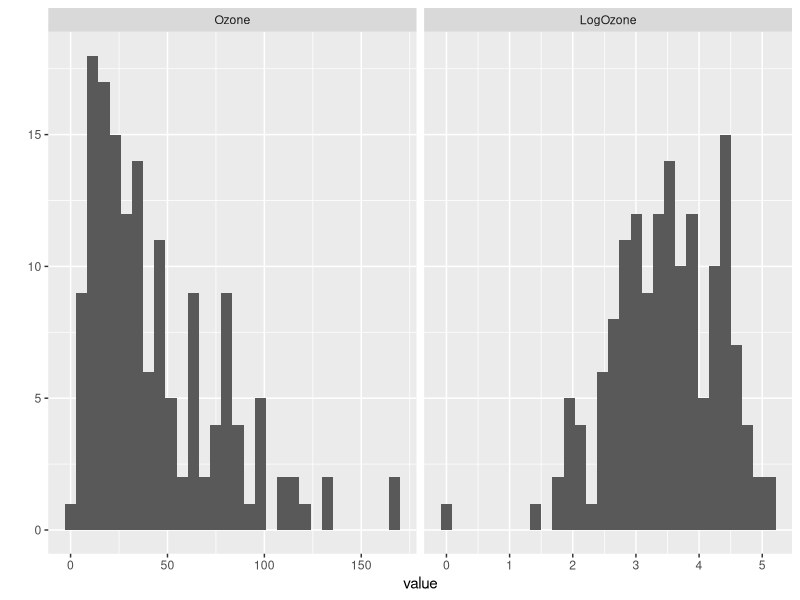
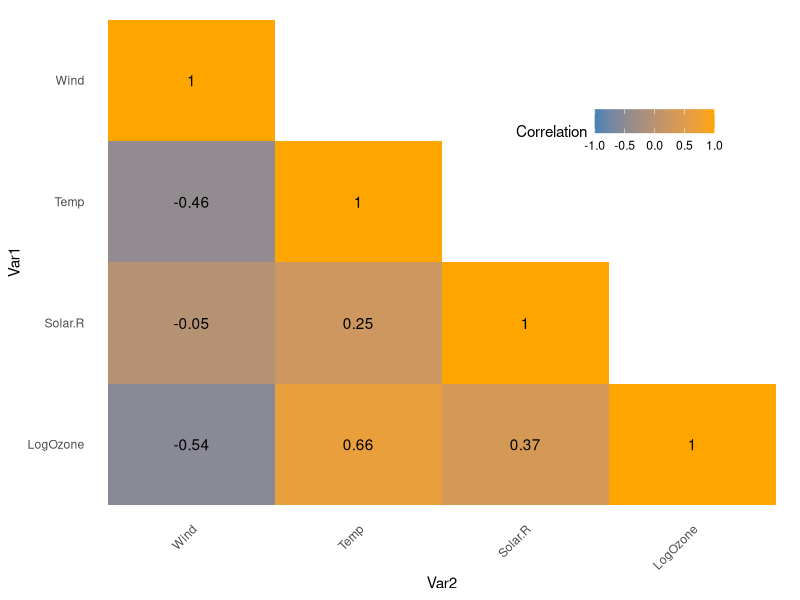
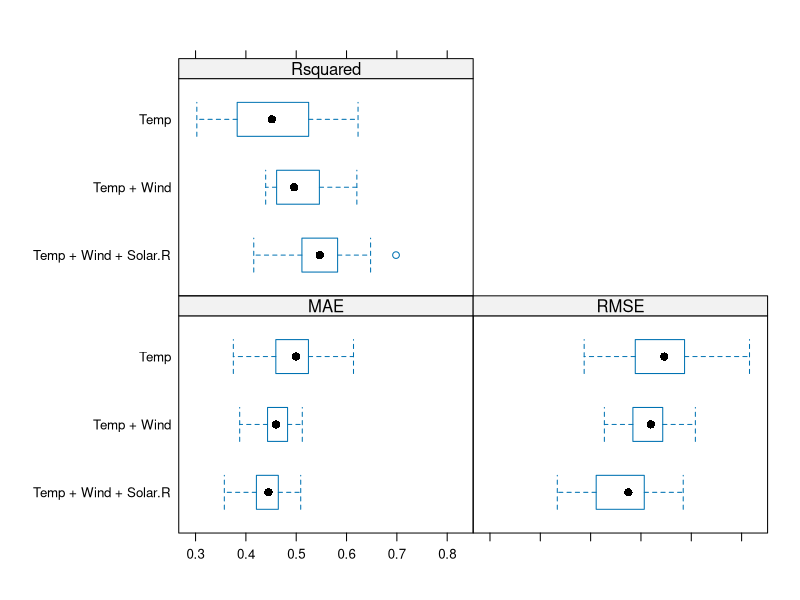

Here is the R script that generated these plots, in order:
## ---- chunk 1
library(ggplot2)
## ---- chunk 2
data(airquality)

library(mice)
# Impute missing values
imputed <- mice(airquality, m = 1, print = FALSE)
airquality$Solar.R[is.na(airquality$Solar.R)] <- imputed$imp$Solar.R[[1]]
airquality$Ozone[is.na(airquality$Ozone)] <- imputed$imp$Ozone[[1]]
head(airquality)
airquality2 <- airquality
## ---- chunk 3
library(reshape2)
airquality2$LogOzone <- log(airquality2$Ozone)
ozonemelt <- melt(airquality2[,c('Ozone', 'LogOzone')])
qplot(value, data = ozonemelt, geom = 'histogram') + facet_grid(facets = . ~ variable,  scales = 'free_x')
## ---- chunk 4
library(reshape2)
airquality.cor <- cor(airquality2[, c('LogOzone', 'Solar.R', 'Temp', 'Wind')])
airquality.cor[lower.tri(airquality.cor)] <- NA
airquality.cor.melt <- melt(airquality.cor)
levels(airquality.cor.melt$Var1) <- list(LogOzone = 'LogOzone', Solar.R = 'Solar.R', Temp = 'Temp', Wind = 'Wind')
levels(airquality.cor.melt$Var2) <- rev(list(LogOzone = 'LogOzone', Solar.R = 'Solar.R', Temp = 'Temp', Wind = 'Wind'))

qplot(x=Var2, y=Var1, data=airquality.cor.melt, fill=value, geom="tile") +
  geom_text(aes(Var2, Var1, label = round(value,2))) +
  scale_fill_gradient(name=expression('Correlation'),
                      limits = c(-1, 1),
                      low = "steelblue", high = "orange", na.value = 'white') +
   theme(axis.text.x = element_text(angle = 45, vjust = 1, hjust = 1), 
        panel.grid.major = element_blank(),
      panel.border = element_blank(),
      panel.background = element_blank(),
      axis.ticks = element_blank(),
      legend.justification = c(1, 0),
      legend.position = c(0.9, 0.7),
      legend.direction = "horizontal")

## ---- chunk 5
library(caret)
models <- list(Temp = train(LogOzone ~ Temp, airquality2, method = 'lm'),
               'Temp + Wind' = train(LogOzone ~ Temp + Wind, airquality2, method = 'lm'),
               'Temp + Wind + Solar.R' = train(LogOzone ~ Temp + Wind + Solar.R, airquality2, method = 'lm'))
bwplot(resamples(models))

